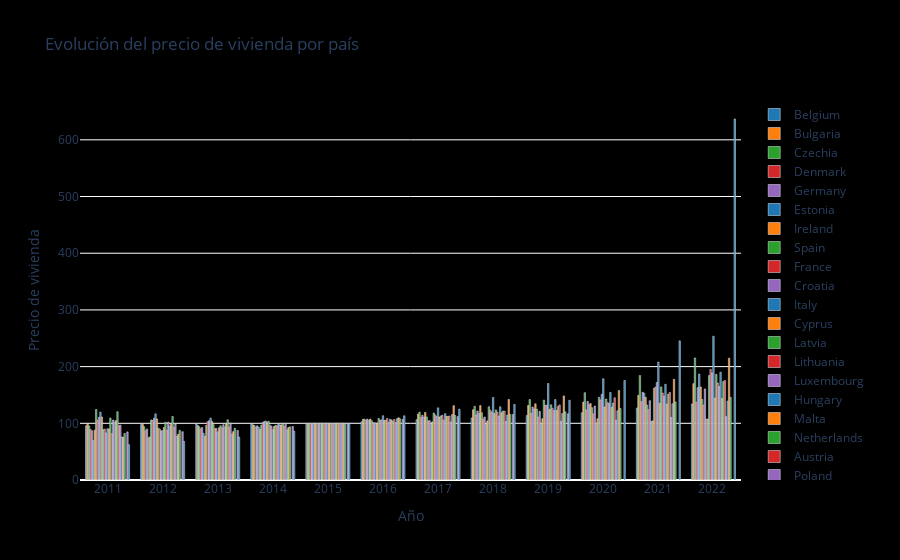

The cell this chart's notebook holds for it:
### Code cell
import plotly.graph_objects as go

# Obtener los datos de precios de vivienda por país y año
datos = europa.iloc[1:, 1:].astype(float)

# Obtener la lista de países y años
paises = europa.index[1:]
anios = europa.columns[1:]

# Crear una lista de barras para almacenar las barras de cada país
barras = []

# Definir la paleta de colores
paleta_colores = ['rgb(31, 119, 180)', 'rgb(255, 127, 14)', 'rgb(44, 160, 44)', 'rgb(214, 39, 40)', 'rgb(148, 103, 189)']

# Iterar sobre cada país y crear una barra para cada año
for i in range(len(paises)):
    pais = paises[i]
    precios = datos.iloc[i, :]
    barra = go.Bar(x=anios, y=precios, name=pais, marker=dict(color=paleta_colores[i % len(paleta_colores)]))
    barras.append(barra)

# Crear la figura y agregar las barras
fig = go.Figure(data=barras)

# Establecer los títulos de los ejes
fig.update_layout(title='Evolución del precio de vivienda por país', xaxis_title='Año', yaxis_title='Precio de vivienda')

# Configurar el color de fondo
fig.update_layout(
    plot_bgcolor='black',
    paper_bgcolor='black'
)

# Mostrar la gráfica
fig.show()

### Figure 1 — Plotly figure (JSON) as saved in the notebook; plotly's stock layout.template omitted (floating-point values rounded to 4 significant figures)
{"data": [{"marker": {"color": "rgb(31, 119, 180)"}, "name": "Belgium", "type": "bar", "x": ["2011", "2012", "2013", "2014", "2015", "2016", "2017", "2018", "2019", "2020", "2021", "2022 "], "y": [95.61, 97.75, 98.9, 98.35, 100, 102.6, 106.4, 109.4, 113.8, 118.6, 127.1, 134.2]}, {"marker": {"color": "rgb(255, 127, 14)"}, "name": "Bulgaria", "type": "bar", "x": ["2011", "2012", "2013", "2014", "2015", "2016", "2017", "2018", "2019", "2020", "2021", "2022 "], "y": [99.98, 98.07, 95.92, 97.29, 100, 107.0, 116.3, 124.0, 131.4, 137.4, 149.3, 169.9]}, {"marker": {"color": "rgb(44, 160, 44)"}, "name": "Czechia", "type": "bar", "x": ["2011", "2012", "2013", "2014", "2015", "2016", "2017", "2018", "2019", "2020", "2021", "2022 "], "y": [95.3, 93.9, 93.9, 96.2, 100, 107.2, 119.7, 130, 141.9, 153.9, 184.2, 215.3]}, {"marker": {"color": "rgb(214, 39, 40)"}, "name": "Denmark", "type": "bar", "x": ["2011", "2012", "2013", "2014", "2015", "2016", "2017", "2018", "2019", "2020", "2021", "2022 "], "y": [89.12, 86.71, 90.09, 93.49, 100, 105.2, 110, 114.8, 117.5, 123.5, 138.0, 137.3]}, {"marker": {"color": "rgb(148, 103, 189)"}, "name": "Germany", "type": "bar", "x": ["2011", "2012", "2013", "2014", "2015", "2016", "2017", "2018", "2019", "2020", "2021", "2022 "], "y": [86.8, 89.8, 92.6, 95.5, 100, 107.5, 114.1, 121.7, 128.7, 138.7, 154.7, 162.9]}, {"marker": {"color": "rgb(31, 119, 180)"}, "name": "Estonia", "type": "bar", "x": ["2011", "2012", "2013", "2014", "2015", "2016", "2017", "2018", "2019", "2020", "2021", "2022 "], "y": [69.32, 74.37, 82.29, 93.58, 100, 104.8, 110.5, 117.1, 125.3, 132.8, 152.8, 186.8]}, {"marker": {"color": "rgb(255, 127, 14)"}, "name": "Ireland", "type": "bar", "x": ["2011", "2012", "2013", "2014", "2015", "2016", "2017", "2018", "2019", "2020", "2021", "2022 "], "y": [87.86, 76.04, 76.99, 89.72, 100, 107.5, 119.1, 131.3, 134.4, 134.8, 146.0, 164.0]}, {"marker": {"color": "rgb(44, 160, 44)"}, "name": "Spain", "type": "bar", "x": ["2011", "2012", "2013", "2014", "2015", "2016", "2017", "2018", "2019", "2020", "2021", "2022 "], "y": [124.3, 105.9, 96.24, 96.54, 100, 104.6, 111.1, 118.6, 124.7, 127.5, 132.2, 142.0]}, {"marker": {"color": "rgb(214, 39, 40)"}, "name": "France", "type": "bar", "x": ["2011", "2012", "2013", "2014", "2015", "2016", "2017", "2018", "2019", "2020", "2021", "2022 "], "y": [105.5, 104.9, 102.9, 101.4, 100, 101.0, 104.2, 107.3, 110.9, 116.6, 124.0, 131.9]}, {"marker": {"color": "rgb(148, 103, 189)"}, "name": "Croatia", "type": "bar", "x": ["2011", "2012", "2013", "2014", "2015", "2016", "2017", "2018", "2019", "2020", "2021", "2022 "], "y": [110.7, 108.9, 104.6, 103.0, 100, 100.9, 104.8, 111.1, 121.1, 130.4, 139.9, 160.7]}, {"marker": {"color": "rgb(31, 119, 180)"}, "name": "Italy", "type": "bar", "x": ["2011", "2012", "2013", "2014", "2015", "2016", "2017", "2018", "2019", "2020", "2021", "2022 "], "y": [119.7, 116.7, 109.1, 104, 100, 100.3, 99.2, 98.6, 98.5, 100.4, 103, 106.9]}, {"marker": {"color": "rgb(255, 127, 14)"}, "name": "Cyprus", "type": "bar", "x": ["2011", "2012", "2013", "2014", "2015", "2016", "2017", "2018", "2019", "2020", "2021", "2022 "], "y": [111.1, 107.7, 103.3, 101.5, 100, 100.3, 102.5, 104.3, 108.2, 108.0, 104.3, 107.7]}, {"marker": {"color": "rgb(44, 160, 44)"}, "name": "Latvia", "type": "bar", "x": ["2011", "2012", "2013", "2014", "2015", "2016", "2017", "2018", "2019", "2020", "2021", "2022 "], "y": [88.73, 91.36, 97.62, 103.5, 100, 108.5, 118.0, 129.3, 140.9, 145.8, 161.7, 184.2]}, {"marker": {"color": "rgb(214, 39, 40)"}, "name": "Lithuania", "type": "bar", "x": ["2011", "2012", "2013", "2014", "2015", "2016", "2017", "2018", "2019", "2020", "2021", "2022 "], "y": [89.77, 89.56, 90.65, 96.47, 100, 105.4, 114.8, 123.2, 131.6, 141.2, 163.8, 195.1]}, {"marker": {"color": "rgb(148, 103, 189)"}, "name": "Luxembourg", "type": "bar", "x": ["2011", "2012", "2013", "2014", "2015", "2016", "2017", "2018", "2019", "2020", "2021", "2022 "], "y": [83.09, 86.58, 90.89, 94.88, 100, 106.0, 112.0, 119.9, 132.0, 151.1, 172.2, 188.6]}, {"marker": {"color": "rgb(31, 119, 180)"}, "name": "Hungary", "type": "bar", "x": ["2011", "2012", "2013", "2014", "2015", "2016", "2017", "2018", "2019", "2020", "2021", "2022 "], "y": [90.45, 87.1, 84.87, 88.43, 100, 113.4, 127.2, 145.5, 170.2, 178.6, 208.0, 253.6]}, {"marker": {"color": "rgb(255, 127, 14)"}, "name": "Malta", "type": "bar", "x": ["2011", "2012", "2013", "2014", "2015", "2016", "2017", "2018", "2019", "2020", "2021", "2022 "], "y": [89.8, 92.54, 92.16, 94.51, 100, 105.5, 111.0, 117.5, 124.7, 128.9, 135.4, 144.4]}, {"marker": {"color": "rgb(44, 160, 44)"}, "name": "Netherlands", "type": "bar", "x": ["2011", "2012", "2013", "2014", "2015", "2016", "2017", "2018", "2019", "2020", "2021", "2022 "], "y": [109.2, 101.9, 95.75, 96.53, 100, 105.0, 112.9, 123.6, 132.6, 142.8, 164.2, 186.3]}, {"marker": {"color": "rgb(214, 39, 40)"}, "name": "Austria", "type": "bar", "x": ["2011", "2012", "2013", "2014", "2015", "2016", "2017", "2018", "2019", "2020", "2021", "2022 "], "y": [81.6, 87.57, 92.1, 95.33, 100, 108.5, 114.3, 119.6, 126.6, 136.3, 153.3, 171.1]}, {"marker": {"color": "rgb(148, 103, 189)"}, "name": "Poland", "type": "bar", "x": ["2011", "2012", "2013", "2014", "2015", "2016", "2017", "2018", "2019", "2020", "2021", "2022 "], "y": [105.7, 102.0, 97.54, 98.5, 100, 101.9, 105.8, 112.7, 122.5, 135.4, 147.8, 165.2]}, {"marker": {"color": "rgb(31, 119, 180)"}, "name": "Portugal", "type": "bar", "x": ["2011", "2012", "2013", "2014", "2015", "2016", "2017", "2018", "2019", "2020", "2021", "2022 "], "y": [102.1, 94.87, 93.09, 97.04, 100, 107.1, 117.0, 129.0, 141.9, 154.3, 168.8, 190.2]}, {"marker": {"color": "rgb(255, 127, 14)"}, "name": "Romania", "type": "bar", "x": ["2011", "2012", "2013", "2014", "2015", "2016", "2017", "2018", "2019", "2020", "2021", "2022 "], "y": [104.8, 99.51, 99.26, 97.22, 100, 106.0, 112.4, 118.6, 122.7, 128.4, 134.1, 143.7]}, {"marker": {"color": "rgb(44, 160, 44)"}, "name": "Slovenia", "type": "bar", "x": ["2011", "2012", "2013", "2014", "2015", "2016", "2017", "2018", "2019", "2020", "2021", "2022 "], "y": [120.4, 112.1, 106.2, 99.2, 100, 103.2, 111.8, 121.5, 129.7, 135.7, 151.3, 173.6]}, {"marker": {"color": "rgb(214, 39, 40)"}, "name": "Slovakia", "type": "bar", "x": ["2011", "2012", "2013", "2014", "2015", "2016", "2017", "2018", "2019", "2020", "2021", "2022 "], "y": [95.33, 92.75, 93.59, 94.91, 100, 106.7, 113.0, 121.3, 132.4, 145.1, 154.3, 175.5]}, {"marker": {"color": "rgb(148, 103, 189)"}, "name": "Finland", "type": "bar", "x": ["2011", "2012", "2013", "2014", "2015", "2016", "2017", "2018", "2019", "2020", "2021", "2022 "], "y": [96.87, 99.21, 100.3, 100, 100, 101.3, 102.4, 103.3, 103.8, 105.6, 110.5, 111.8]}, {"marker": {"color": "rgb(31, 119, 180)"}, "name": "Sweden", "type": "bar", "x": ["2011", "2012", "2013", "2014", "2015", "2016", "2017", "2018", "2019", "2020", "2021", "2022 "], "y": [75.87, 76.83, 80.79, 88.4, 100, 108.2, 115.4, 114.3, 117.2, 122.1, 134.5, 139.2]}, {"marker": {"color": "rgb(255, 127, 14)"}, "name": "Iceland", "type": "bar", "x": ["2011", "2012", "2013", "2014", "2015", "2016", "2017", "2018", "2019", "2020", "2021", "2022 "], "y": [75.36, 80.57, 85.21, 92.39, 100, 109.8, 131.2, 142.0, 148.3, 157.8, 177.6, 214.8]}, {"marker": {"color": "rgb(44, 160, 44)"}, "name": "Norway", "type": "bar", "x": ["2011", "2012", "2013", "2014", "2015", "2016", "2017", "2018", "2019", "2020", "2021", "2022 "], "y": [81.95, 87.48, 91.24, 93.74, 100, 107.9, 113.8, 115.5, 120.2, 126.1, 137.7, 145.7]}, {"marker": {"color": "rgb(214, 39, 40)"}, "name": "Switzerland", "type": "bar", "x": ["2011", "2012", "2013", "2014", "2015", "2016", "2017", "2018", "2019", "2020", "2021", "2022 "], "y": [null, null, null, null, null, null, null, null, null, null, null, null]}, {"marker": {"color": "rgb(148, 103, 189)"}, "name": "United Kingdom", "type": "bar", "x": ["2011", "2012", "2013", "2014", "2015", "2016", "2017", "2018", "2019", "2020", "2021", "2022 "], "y": [84.88, 85.2, 87.39, 94.4, 100, 107.0, 111.9, 115.5, 116.7, null, null, null]}, {"marker": {"color": "rgb(31, 119, 180)"}, "name": "Türkiye", "type": "bar", "x": ["2011", "2012", "2013", "2014", "2015", "2016", "2017", "2018", "2019", "2020", "2021", "2022 "], "y": [62.14, 68.03, 75.79, 86.11, 100, 113.3, 124.8, 133.4, 140.6, 175.5, 245.4, 636.7]}], "layout": {"paper_bgcolor": "black", "plot_bgcolor": "black", "title": {"text": "Evolución del precio de vivienda por país"}, "xaxis": {"title": {"text": "Año"}}, "yaxis": {"title": {"text": "Precio de vivienda"}}}}
